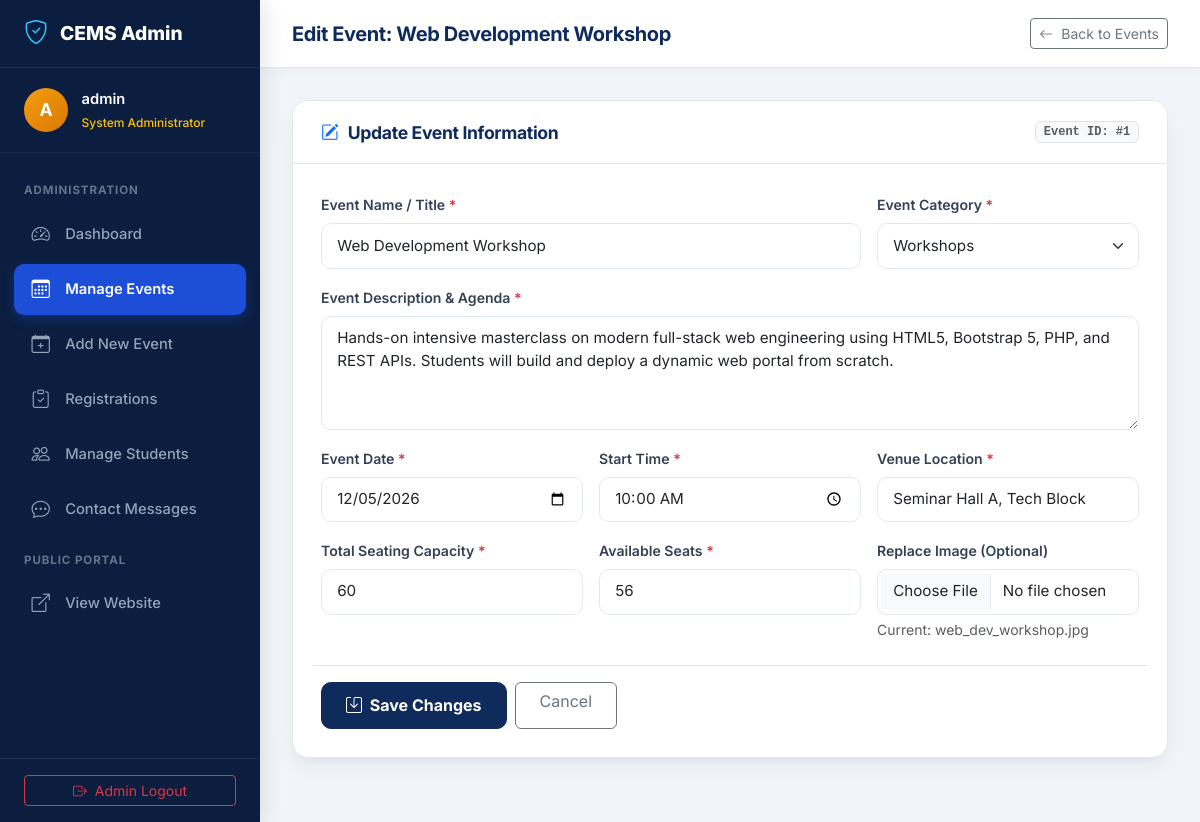
The app's page /admin/edit_event.php?id=1 (signed in) with its own data.
### tables this page shows
CREATE TABLE `events` (
  `event_id` INT AUTO_INCREMENT PRIMARY KEY,
  `event_name` VARCHAR(150) NOT NULL,
  `description` TEXT NOT NULL,
  `category` VARCHAR(50) NOT NULL,
  `event_date` DATE NOT NULL,
  `event_time` TIME NOT NULL,
  `venue` VARCHAR(150) NOT NULL,
  `total_seats` INT NOT NULL DEFAULT 60,
  `available_seats` INT NOT NULL DEFAULT 60,
  `event_image` VARCHAR(255) DEFAULT NULL,
  `created_at` TIMESTAMP DEFAULT CURRENT_TIMESTAMP
);

### includes/auth.php (called while the page is built, shortened)
<?php
function isAdminLoggedIn(): bool {
    return isset($_SESSION['user_type']) && $_SESSION['user_type'] === 'admin' && !empty($_SESSION['admin_id']);
}
function getLoggedInAdmin(): ?array {
    return [
        'admin_id' => $_SESSION['admin_id'] ?? null,
        'username' => $_SESSION['admin_username'] ?? '',
        'email'    => $_SESSION['admin_email'] ?? ''
    ];
}
function e(?string $string): string {
    return htmlspecialchars((string)$string, ENT_QUOTES, 'UTF-8');
}

### admin/edit_event.php (the view, shortened to what this page needs)
<?php
require_once __DIR__ . '/../includes/header.php';
$admin = getLoggedInAdmin();
$pdo = getDBConnection();
$eventId = (int)($_GET['id'] ?? 0);
$event = null;
try {
    $stmt = $pdo->prepare("SELECT * FROM events WHERE event_id = ?");
    $stmt->execute([$eventId]);
    $event = $stmt->fetch();
} catch (Exception $e) {}
?>
<div class="dashboard-wrapper">
    <aside class="dashboard-sidebar">
        <div class="sidebar-brand">
            <i class="bi bi-shield-check"></i>
            <span>CEMS Admin</span>
        </div>
        <div class="sidebar-user">
            <div class="user-avatar" style="background: linear-gradient(135deg, #f59e0b 0%, #d97706 100%);">
                <?= strtoupper(substr($admin['username'] ?? 'A', 0, 1)); ?>
            </div>
            <div class="user-info text-truncate" style="max-width: 160px;">
                <div class="name text-truncate"><?= e($admin['username']); ?></div>
                <div class="role text-warning">System Administrator</div>
            </div>
        </div>
        <ul class="sidebar-menu">
            <li class="menu-header">Administration</li>
            <li class="nav-item">
                <a class="nav-link" href="dashboard.php">
                    <i class="bi bi-speedometer2"></i> Dashboard
                </a>
            </li>
            <li class="nav-item">
                <a class="nav-link active" href="manage_events.php">
                    <i class="bi bi-calendar3"></i> Manage Events
                </a>
            </li>
            <li class="nav-item">
                <a class="nav-link" href="add_event.php">
                    <i class="bi bi-calendar-plus"></i> Add New Event
                </a>
            </li>
            <li class="nav-item">
                <a class="nav-link" href="manage_registrations.php">
                    <i class="bi bi-clipboard-check"></i> Registrations
                </a>
            </li>
            <li class="nav-item">
                <a class="nav-link" href="manage_students.php">
                    <i class="bi bi-people"></i> Manage Students
                </a>
            </li>
            <li class="nav-item">
                <a class="nav-link" href="contact_messages.php">
                    <i class="bi bi-chat-dots"></i> Contact Messages
                </a>
            </li>
            <li class="menu-header">Public Portal</li>
            <li class="nav-item">
                <a class="nav-link" href="../index.php" target="_blank">
                    <i class="bi bi-box-arrow-up-right"></i> View Website
                </a>
            </li>
        </ul>
        <div class="sidebar-footer">
            <a href="../logout.php" class="btn btn-outline-danger w-100 btn-sm">
                <i class="bi bi-box-arrow-right me-1"></i> Admin Logout
            </a>
        </div>
    </aside>
    <div class="dashboard-main">
        <header class="dashboard-topbar">
            <div class="d-flex align-items-center gap-3">
                <h1 class="topbar-title">Edit Event: <?= e($event['event_name']); ?></h1>
            </div>
            <div class="d-flex align-items-center gap-2">
                <a href="manage_events.php" class="btn btn-outline-secondary btn-sm">
                    <i class="bi bi-arrow-left me-1"></i> Back to Events
                </a>
            </div>
        </header>
        <main class="dashboard-content">
            <div class="content-card">
                <div class="content-card-header">
                    <h3 class="content-card-title">
                        <i class="bi bi-pencil-square text-primary"></i> Update Event Information
                    </h3>
                    <span class="badge bg-light text-muted border font-monospace">Event ID: #<?= $event['event_id']; ?></span>
                </div>
                <div class="content-card-body">
                    <form method="POST" action="edit_event.php?id=<?= $eventId; ?>" enctype="multipart/form-data" class="needs-validation" novalidate>
                        <div class="row g-3">
                            <div class="col-md-8">
                                <label for="event_name" class="form-label">Event Name / Title <span class="text-danger">*</span></label>
                                <input type="text" class="form-control" id="event_name" name="event_name"
                                       value="<?= e($_POST['event_name'] ?? $event['event_name']); ?>" required>
                            </div>
                            <div class="col-md-4">
                                <label for="category" class="form-label">Event Category <span class="text-danger">*</span></label>
                                <?php $catVal = $_POST['category'] ?? $event['category']; ?>
                                <select class="form-select" id="category" name="category" required>
                                    <option value="Workshops" <?= $catVal === 'Workshops' ? 'selected' : ''; ?>>Workshops</option>
                                </select>
                            </div>
                            <div class="col-12">
                                <label for="description" class="form-label">Event Description & Agenda <span class="text-danger">*</span></label>
                                <textarea class="form-control" id="description" name="description" rows="4" required><?= e($_POST['description'] ?? $event['description']); ?></textarea>
                            </div>
                            <div class="col-md-4">
                                <label for="event_date" class="form-label">Event Date <span class="text-danger">*</span></label>
                                <input type="date" class="form-control" id="event_date" name="event_date"
                                       value="<?= e($_POST['event_date'] ?? $event['event_date']); ?>" required>
                            </div>
                            <div class="col-md-4">
                                <label for="event_time" class="form-label">Start Time <span class="text-danger">*</span></label>
                                <input type="time" class="form-control" id="event_time" name="event_time"
                                       value="<?= e($_POST['event_time'] ?? substr($event['event_time'], 0, 5)); ?>" required>
                            </div>
                            <div class="col-md-4">
                                <label for="venue" class="form-label">Venue Location <span class="text-danger">*</span></label>
                                <input type="text" class="form-control" id="venue" name="venue"
                                       value="<?= e($_POST['venue'] ?? $event['venue']); ?>" required>
                            </div>
                            <div class="col-md-4">
                                <label for="total_seats" class="form-label">Total Seating Capacity <span class="text-danger">*</span></label>
                                <input type="number" class="form-control" id="total_seats" name="total_seats"
                                       min="1" max="1000" value="<?= e($_POST['total_seats'] ?? $event['total_seats']); ?>" required>
                            </div>
                            <div class="col-md-4">
                                <label for="available_seats" class="form-label">Available Seats <span class="text-danger">*</span></label>
                                <input type="number" class="form-control" id="available_seats" name="available_seats"
                                       min="0" max="1000" value="<?= e($_POST['available_seats'] ?? $event['available_seats']); ?>" required>
                            </div>
                            <div class="col-md-4">
                                <label for="event_image" class="form-label">Replace Image (Optional)</label>
                                <input type="file" class="form-control" id="event_image" name="event_image" accept="image/*">
                                <div class="form-text small">Current: <?= e($event['event_image'] ?? 'Default'); ?></div>
                            </div>
                            <div class="col-12 mt-4 pt-3 border-top d-flex gap-2">
                                <button type="submit" class="btn btn-primary px-4 fw-bold">
                                    <i class="bi bi-save me-1"></i> Save Changes
                                </button>
                                <a href="manage_events.php" class="btn btn-outline-secondary px-4">Cancel</a>
                            </div>
                        </div>
                    </form>
                </div>
            </div>
        </main>
    </div>
</div>
</body>
</html>

### assets/css/style.css (style rules this page uses)
:root { --primary-color: #0f2b5c; --primary-hover: #0a1e40; --secondary-color: #0284c7; --secondary-hover: #0369a1; --accent-color: #f59e0b; --bg-light: #f8fafc; --bg-white: #ffffff; --text-dark: #1e293b; --text-muted: #64748b; --border-color: #e2e8f0; --card-shadow: 0 10px 25px -5px rgba(15, 43, 92, 0.07), 0 8px 10px -6px rgba(15, 43, 92, 0.05); --card-hover-shadow: 0 20px 30px -10px rgba(15, 43, 92, 0.15); --transition: all 0.25s cubic-bezier(0.4, 0, 0.2, 1); --radius-sm: 6px; --radius-md: 10px; --radius-lg: 16px; --radius-xl: 24px; }
body { font-family: 'Inter', -apple-system, BlinkMacSystemFont, "Segoe UI", Roboto, "Helvetica Neue", Arial, sans-serif; color: var(--text-dark); background-color: var(--bg-light); line-height: 1.6; min-height: 100vh; display: flex; flex-direction: column; }
main { flex: 1 0 auto; }
h1, h2, h3, h4, h5, h6 { font-weight: 700; color: var(--primary-color); letter-spacing: -0.02em; }
a { text-decoration: none; transition: var(--transition); }
.btn-primary { background-color: var(--primary-color); border-color: var(--primary-color); color: #ffffff; font-weight: 600; padding: 0.65rem 1.4rem; border-radius: var(--radius-md); transition: var(--transition); }
.form-label { font-weight: 600; font-size: 0.88rem; color: #334155; margin-bottom: 0.4rem; }
.form-control, .form-select { border-radius: var(--radius-md); border: 1.5px solid var(--border-color); padding: 0.65rem 0.95rem; font-size: 0.95rem; transition: var(--transition); }

### records on screen
events: event_name "Web Development Workshop", event_id "1", category "Workshops", description "Hands-on intensive masterclass on modern full-stack web engineering using HTML5, Bootstrap 5, PHP, and REST APIs. Students will build and deploy a dynamic web portal from scratch.", event_date "12/05/2026", event_time "10:00", venue "Seminar Hall A, Tech Block", total_seats "60", available_seats "56", event_image "web_dev_workshop.jpg"

### other values on screen
substr($admin['username'] ?? 'A', 0, 1) "A"
$admin['username'] "admin"
